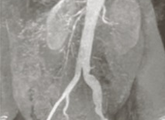
#> input picture ImageProcessing/Ch3-images/intensity-level-slicing.jpg, 165 x 120 px
$ python P-3-37-UnsharpMasking.py
#> lines starting #> are read from the running program, lines starting #| are printed output that depends on the picture
import numpy as np
import cv2 as cv

def blur(kernal, img):
    m = int(np.floor(len(kernal) / 2))
    n = int(np.floor(len(list(zip(*kernal)))) / 2)
    k = np.sum(kernal)
    rows, cols = img.shape                                                            # no of rows and cols
#> rows = 120; cols = 165
    blurred_img = np.zeros((rows, cols), np.uint8)                                    # new integer image is created
    for i in range(m, rows - m):
        for j in range(n, cols - n):
            sum = 0
            for x in range(-m, m + 1, 1):
                for y in range(-n, n + 1, 1):
                    sum = sum + (img[i + x, j + y] * kernal[m - x][n - y])            # sum of product of kernal elements with corresponding image elements
            sum = sum / k
            blurred_img[i, j] = sum
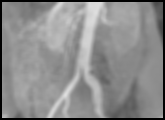
#> blurred_img: shape (120, 165); min 0, max 222, mean 139.9
    return blurred_img

filepath="Ch3-images/intensity-level-slicing.jpg"
img = cv.imread(filepath,0)
kernal = [[1, 1, 1, 1, 1], [1, 1, 1, 1, 1], [1, 1, 1, 1, 1], [1, 1, 1, 1, 1], [1, 1, 1, 1, 1]]
blurred_img = blur(kernal, img)
mask = cv.subtract(img,blurred_img)
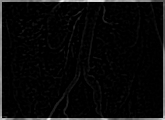
#> mask: shape (120, 165); min 0, max 239, mean 10.2
unsharped_img = cv.add(img,1*mask)
unsharped_img2 = cv.add(img,2*mask)
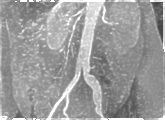
#> unsharped_img2: shape (120, 165); min 70, max 255, mean 156.3
unsharped_img3 = cv.add(img,3*mask)
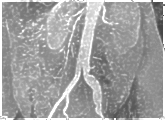
#> unsharped_img3: shape (120, 165); min 70, max 255, mean 160.6
imgs1=np.hstack((img,blurred_img,mask))
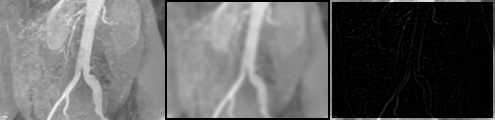
#> imgs1: shape (120, 495); min 0, max 244, mean 99.4
imgs2=np.hstack((unsharped_img, unsharped_img2, unsharped_img3))
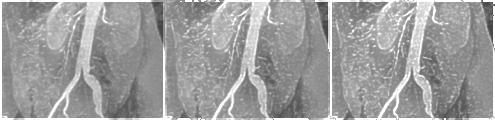
#> imgs2: shape (120, 495); min 70, max 255, mean 157.7
imgs3=np.vstack((imgs1,imgs2))
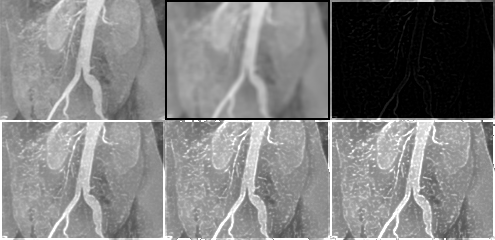
#> imgs3: shape (240, 495); min 0, max 255, mean 128.6
cv.imshow("A)Original image B)Blurred image C)Mask image D)unsharped k=1 E)unsharped k=2 F)unsharped k=3",imgs3)
cv.waitKey(0)

$ run again, with ImageProcessing/Ch3-images/apple.jpg copied over ImageProcessing/Ch3-images/intensity-level-slicing.jpg
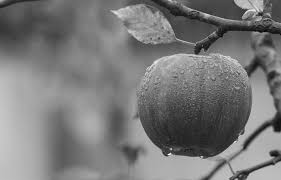
#> input picture ImageProcessing/Ch3-images/apple.jpg, 281 x 180 px
#> img is the input picture: shape (180, 281); min 0, max 255, mean 121.3
#> `imgs2=np.hstack((unsharped_img, unsharped_img2, unsharped_img3))`:
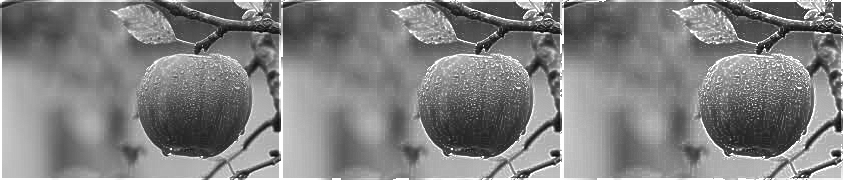
#> imgs2: shape (180, 843); min 0, max 255, mean 129.4
#> `imgs3=np.vstack((imgs1,imgs2))`:
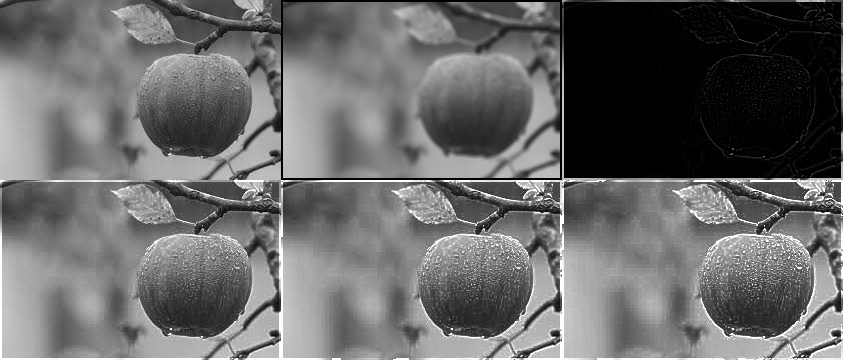
#> imgs3: shape (360, 843); min 0, max 255, mean 105.5

$ run again, with ImageProcessing/Ch3-images/apples.jpg copied over ImageProcessing/Ch3-images/intensity-level-slicing.jpg
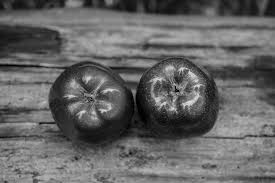
#> input picture ImageProcessing/Ch3-images/apples.jpg, 275 x 183 px
#> img is the input picture: shape (183, 275); min 0, max 226, mean 100.8
#> `imgs3=np.vstack((imgs1,imgs2))`:
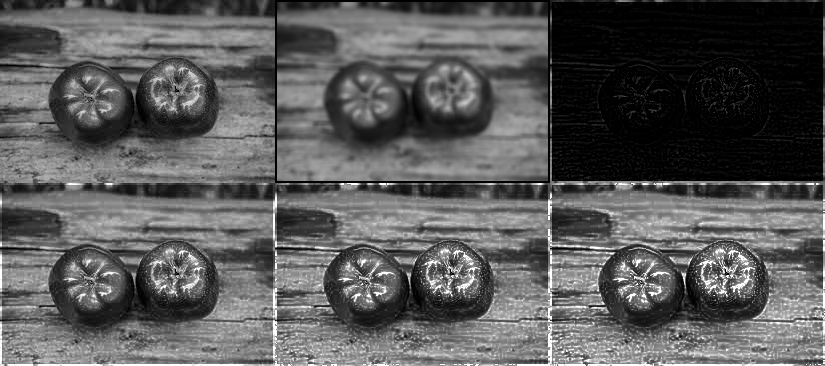
#> imgs3: shape (366, 825); min 0, max 255, mean 90
